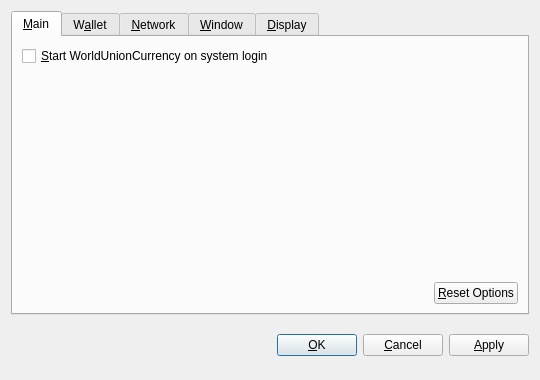
<?xml version="1.0" encoding="UTF-8"?>
<ui version="4.0">
 <class>OptionsDialog</class>
 <widget class="QDialog" name="OptionsDialog">
  <property name="geometry">
   <rect>
    <x>0</x>
    <y>0</y>
    <width>540</width>
    <height>380</height>
   </rect>
  </property>
  <property name="windowTitle">
   <string>Options</string>
  </property>
  <property name="modal">
   <bool>true</bool>
  </property>
  <layout class="QVBoxLayout" name="verticalLayout">
   <item>
    <widget class="QTabWidget" name="tabWidget">
     <property name="tabPosition">
      <enum>QTabWidget::North</enum>
     </property>
     <property name="currentIndex">
      <number>0</number>
     </property>
     <widget class="QWidget" name="tabMain">
      <attribute name="title">
       <string>&amp;Main</string>
      </attribute>
      <layout class="QVBoxLayout" name="verticalLayout_Main">
       <item>
        <widget class="QCheckBox" name="bitcoinAtStartup">
         <property name="toolTip">
          <string>Automatically start WorldUnionCurrency after logging in to the system.</string>
         </property>
         <property name="text">
          <string>&amp;Start WorldUnionCurrency on system login</string>
         </property>
        </widget>
       </item>
       <item>
        <spacer name="verticalSpacer_Main">
         <property name="orientation">
          <enum>Qt::Vertical</enum>
         </property>
         <property name="sizeHint" stdset="0">
          <size>
           <width>20</width>
           <height>40</height>
          </size>
         </property>
        </spacer>
       </item>
       <item>
        <layout class="QHBoxLayout" name="horizontalLayout_2_Main">
         <item>
          <spacer name="horizontalSpacer_2_Main">
           <property name="orientation">
            <enum>Qt::Horizontal</enum>
           </property>
           <property name="sizeHint" stdset="0">
            <size>
             <width>40</width>
             <height>20</height>
            </size>
           </property>
          </spacer>
         </item>
         <item>
          <widget class="QPushButton" name="resetButton">
           <property name="toolTip">
            <string>Reset all client options to default.</string>
           </property>
           <property name="text">
            <string>&amp;Reset Options</string>
           </property>
           <property name="autoDefault">
            <bool>false</bool>
           </property>
          </widget>
         </item>
        </layout>
       </item>
      </layout>
     </widget>
     <widget class="QWidget" name="tabWallet">
      <attribute name="title">
       <string>W&amp;allet</string>
      </attribute>
      <layout class="QVBoxLayout" name="verticalLayout_Network">
       <item>
        <widget class="QLabel" name="transactionFeeInfoLabel">
         <property name="text">
          <string>Optional transaction fee per kB that helps make sure your transactions are processed quickly. Most transactions are 1 kB.</string>
         </property>
         <property name="textFormat">
          <enum>Qt::PlainText</enum>
         </property>
         <property name="wordWrap">
          <bool>true</bool>
         </property>
        </widget>
       </item>
       <item>
        <layout class="QHBoxLayout" name="horizontalLayout_1_Main">
         <item>
          <widget class="QLabel" name="transactionFeeLabel">
           <property name="text">
            <string>Pay transaction &amp;fee</string>
           </property>
           <property name="textFormat">
            <enum>Qt::PlainText</enum>
           </property>
           <property name="buddy">
            <cstring>transactionFee</cstring>
           </property>
          </widget>
         </item>
         <item>
          <widget class="BitcoinAmountField" name="transactionFee"/>
         </item>
         <item>
          <spacer name="horizontalSpacer_1_Main">
           <property name="orientation">
            <enum>Qt::Horizontal</enum>
           </property>
           <property name="sizeHint" stdset="0">
            <size>
             <width>40</width>
             <height>20</height>
            </size>
           </property>
          </spacer>
         </item>
        </layout>
       </item>
       <item>
        <widget class="QLabel" name="label">
         <property name="text">
          <string>If you disable the spending of unconfirmed change, the change from a transaction cannot be used until that transaction has at least one confirmation. This also affects how your balance is computed.</string>
         </property>
         <property name="wordWrap">
          <bool>true</bool>
         </property>
        </widget>
       </item>
       <item>
        <widget class="QCheckBox" name="spendZeroConfChange">
         <property name="text">
          <string>Spend unconfirmed change  (experts only)</string>
         </property>
        </widget>
       </item>
       <item>
        <spacer name="verticalSpacer">
         <property name="orientation">
          <enum>Qt::Vertical</enum>
         </property>
         <property name="sizeHint" stdset="0">
          <size>
           <width>20</width>
           <height>40</height>
          </size>
         </property>
        </spacer>
       </item>
      </layout>
     </widget>
     <widget class="QWidget" name="tabNetwork">
      <attribute name="title">
       <string>&amp;Network</string>
      </attribute>
      <layout class="QVBoxLayout" name="verticalLayout_Network">
       <item>
        <widget class="QCheckBox" name="mapPortUpnp">
         <property name="toolTip">
          <string>Automatically open the WorldUnionCurrency client port on the router. This only works when your router supports UPnP and it is enabled.</string>
         </property>
         <property name="text">
          <string>Map port using &amp;UPnP</string>
         </property>
        </widget>
       </item>
       <item>
        <widget class="QCheckBox" name="connectSocks">
         <property name="toolTip">
          <string>Connect to the WorldUnionCurrency network through a SOCKS proxy (e.g. when connecting through Tor).</string>
         </property>
         <property name="text">
          <string>&amp;Connect through SOCKS proxy:</string>
         </property>
        </widget>
       </item>
       <item>
        <layout class="QHBoxLayout" name="horizontalLayout_Network">
         <item>
          <widget class="QLabel" name="proxyIpLabel">
           <property name="text">
            <string>Proxy &amp;IP:</string>
           </property>
           <property name="textFormat">
            <enum>Qt::PlainText</enum>
           </property>
           <property name="buddy">
            <cstring>proxyIp</cstring>
           </property>
          </widget>
         </item>
         <item>
          <widget class="QValidatedLineEdit" name="proxyIp">
           <property name="maximumSize">
            <size>
             <width>140</width>
             <height>16777215</height>
            </size>
           </property>
           <property name="toolTip">
            <string>IP address of the proxy (e.g. 127.0.0.1)</string>
           </property>
          </widget>
         </item>
         <item>
          <widget class="QLabel" name="proxyPortLabel">
           <property name="text">
            <string>&amp;Port:</string>
           </property>
           <property name="textFormat">
            <enum>Qt::PlainText</enum>
           </property>
           <property name="buddy">
            <cstring>proxyPort</cstring>
           </property>
          </widget>
         </item>
         <item>
          <widget class="QLineEdit" name="proxyPort">
           <property name="maximumSize">
            <size>
             <width>55</width>
             <height>16777215</height>
            </size>
           </property>
           <property name="toolTip">
            <string>Port of the proxy (e.g. 9050)</string>
           </property>
          </widget>
         </item>
         <item>
          <widget class="QLabel" name="socksVersionLabel">
           <property name="text">
            <string>SOCKS &amp;Version:</string>
           </property>
           <property name="textFormat">
            <enum>Qt::PlainText</enum>
           </property>
           <property name="buddy">
            <cstring>socksVersion</cstring>
           </property>
          </widget>
         </item>
         <item>
          <widget class="QValueComboBox" name="socksVersion">
           <property name="toolTip">
            <string>SOCKS version of the proxy (e.g. 5)</string>
           </property>
          </widget>
         </item>
         <item>
          <spacer name="horizontalSpacer_Network">
           <property name="orientation">
            <enum>Qt::Horizontal</enum>
           </property>
           <property name="sizeHint" stdset="0">
            <size>
             <width>40</width>
             <height>20</height>
            </size>
           </property>
          </spacer>
         </item>
        </layout>
       </item>
       <item>
        <spacer name="verticalSpacer_Network">
         <property name="orientation">
          <enum>Qt::Vertical</enum>
         </property>
         <property name="sizeHint" stdset="0">
          <size>
           <width>20</width>
           <height>40</height>
          </size>
         </property>
        </spacer>
       </item>
      </layout>
     </widget>
     <widget class="QWidget" name="tabWindow">
      <attribute name="title">
       <string>&amp;Window</string>
      </attribute>
      <layout class="QVBoxLayout" name="verticalLayout_Window">
       <item>
        <widget class="QCheckBox" name="minimizeToTray">
         <property name="toolTip">
          <string>Show only a tray icon after minimizing the window.</string>
         </property>
         <property name="text">
          <string>&amp;Minimize to the tray instead of the taskbar</string>
         </property>
        </widget>
       </item>
       <item>
        <widget class="QCheckBox" name="minimizeOnClose">
         <property name="toolTip">
          <string>Minimize instead of exit the application when the window is closed. When this option is enabled, the application will be closed only after selecting Quit in the menu.</string>
         </property>
         <property name="text">
          <string>M&amp;inimize on close</string>
         </property>
        </widget>
       </item>
       <item>
        <spacer name="verticalSpacer_Window">
         <property name="orientation">
          <enum>Qt::Vertical</enum>
         </property>
         <property name="sizeHint" stdset="0">
          <size>
           <width>20</width>
           <height>40</height>
          </size>
         </property>
        </spacer>
       </item>
      </layout>
     </widget>
     <widget class="QWidget" name="tabDisplay">
      <attribute name="title">
       <string>&amp;Display</string>
      </attribute>
      <layout class="QVBoxLayout" name="verticalLayout_Display">
       <item>
        <layout class="QHBoxLayout" name="horizontalLayout_1_Display">
         <item>
          <widget class="QLabel" name="langLabel">
           <property name="text">
            <string>User Interface &amp;language:</string>
           </property>
           <property name="textFormat">
            <enum>Qt::PlainText</enum>
           </property>
           <property name="buddy">
            <cstring>lang</cstring>
           </property>
          </widget>
         </item>
         <item>
          <widget class="QValueComboBox" name="lang">
           <property name="toolTip">
            <string>The user interface language can be set here. This setting will take effect after restarting WorldUnionCurrency.</string>
           </property>
          </widget>
         </item>
        </layout>
       </item>
       <item>
        <layout class="QHBoxLayout" name="horizontalLayout_2_Display">
         <item>
          <widget class="QLabel" name="unitLabel">
           <property name="text">
            <string>&amp;Unit to show amounts in:</string>
           </property>
           <property name="textFormat">
            <enum>Qt::PlainText</enum>
           </property>
           <property name="buddy">
            <cstring>unit</cstring>
           </property>
          </widget>
         </item>
         <item>
          <widget class="QValueComboBox" name="unit">
           <property name="toolTip">
            <string>Choose the default subdivision unit to show in the interface and when sending coins.</string>
           </property>
          </widget>
         </item>
        </layout>
       </item>
       <item>
        <widget class="QCheckBox" name="displayAddresses">
         <property name="toolTip">
          <string>Whether to show WorldUnionCurrency addresses in the transaction list or not.</string>
         </property>
         <property name="text">
          <string>&amp;Display addresses in transaction list</string>
         </property>
        </widget>
       </item>
       <item>
        <widget class="QCheckBox" name="coinControlFeatures">
         <property name="toolTip">
          <string>Whether to show coin control features or not.</string>
         </property>
         <property name="text">
          <string>Display coin &amp;control features (experts only!)</string>
         </property>
        </widget>
       </item>
       <item>
        <spacer name="verticalSpacer_Display">
         <property name="orientation">
          <enum>Qt::Vertical</enum>
         </property>
         <property name="sizeHint" stdset="0">
          <size>
           <width>20</width>
           <height>40</height>
          </size>
         </property>
        </spacer>
       </item>
      </layout>
     </widget>
    </widget>
   </item>
   <item>
    <layout class="QHBoxLayout" name="horizontalLayout_Buttons">
     <item>
      <spacer name="horizontalSpacer_1">
       <property name="orientation">
        <enum>Qt::Horizontal</enum>
       </property>
       <property name="sizeHint" stdset="0">
        <size>
         <width>40</width>
         <height>48</height>
        </size>
       </property>
      </spacer>
     </item>
     <item>
      <widget class="QLabel" name="statusLabel">
       <property name="font">
        <font>
         <weight>75</weight>
         <bold>true</bold>
        </font>
       </property>
       <property name="text">
        <string/>
       </property>
       <property name="textFormat">
        <enum>Qt::PlainText</enum>
       </property>
       <property name="wordWrap">
        <bool>true</bool>
       </property>
      </widget>
     </item>
     <item>
      <spacer name="horizontalSpacer_2">
       <property name="orientation">
        <enum>Qt::Horizontal</enum>
       </property>
       <property name="sizeHint" stdset="0">
        <size>
         <width>40</width>
         <height>48</height>
        </size>
       </property>
      </spacer>
     </item>
     <item>
      <widget class="QPushButton" name="okButton">
       <property name="text">
        <string>&amp;OK</string>
       </property>
      </widget>
     </item>
     <item>
      <widget class="QPushButton" name="cancelButton">
       <property name="text">
        <string>&amp;Cancel</string>
       </property>
       <property name="autoDefault">
        <bool>false</bool>
       </property>
      </widget>
     </item>
     <item>
      <widget class="QPushButton" name="applyButton">
       <property name="text">
        <string>&amp;Apply</string>
       </property>
       <property name="autoDefault">
        <bool>false</bool>
       </property>
      </widget>
     </item>
    </layout>
   </item>
  </layout>
 </widget>
 <customwidgets>
  <customwidget>
   <class>BitcoinAmountField</class>
   <extends>QSpinBox</extends>
   <header>bitcoinamountfield.h</header>
  </customwidget>
  <customwidget>
   <class>QValueComboBox</class>
   <extends>QComboBox</extends>
   <header>qvaluecombobox.h</header>
  </customwidget>
  <customwidget>
   <class>QValidatedLineEdit</class>
   <extends>QLineEdit</extends>
   <header>qvalidatedlineedit.h</header>
  </customwidget>
 </customwidgets>
 <resources/>
 <connections/>
</ui>
